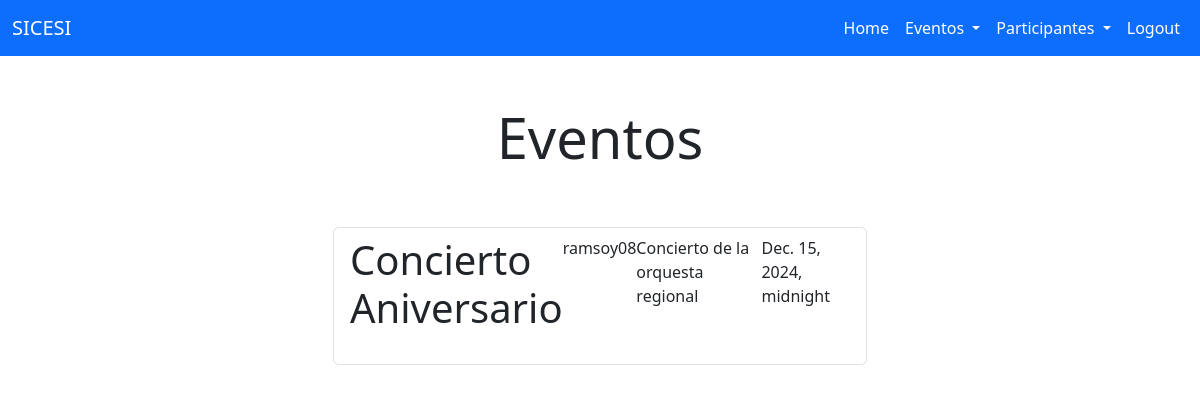
/eventos/ (signed in), run on the app's committed database.
### eventos/models.py (models this page shows, shortened)
class T_Eventos(models.Model):
    titulo = models.CharField (max_length=100)
    contenido = models.TextField(blank=True)
    fecha_evento = models.DateTimeField(default=None, blank=True)
    fecha_creacion = models.DateTimeField(auto_now_add=True)
    fecha_culminado = models.DateTimeField(null=True)
    user = models.ForeignKey(User, on_delete=models.CASCADE)

### eventos/views.py (the view)
# urls.py: path('', include('eventos.urls')),
@login_required
def eventos(request):
    eventos = T_Eventos.objects.filter(user=request.user, fecha_culminado__isnull=True)
    if request.method == 'GET':
        return render(request, 'main/eventos.html', {'eventos': eventos})

### eventos/templates/main/eventos.html (shortened to what this page needs)
{% extends 'main/base.html' %}
{% block content %}
<main class="container">
    <div class="row">
        <div class="col-md-6 offset-md-3">
            <h1 class="text-center display-4 py-5">Eventos</h1>
            <ul class="list-group">
                {% for evento in eventos %}
                <a class="list-group-item" href="{% url 'evento_detail' evento.id %}">
                    <header class="d-flex justify-content-between">
                        <h1 >{{evento.titulo}}</h1>
                        <p>{{evento.user}}</p>
                        <p>{{evento.contenido}}</p>
                        <p>{{evento.fecha_evento}}</p>
                    </header>
                </a>
                {% endfor %}
            </ul>
        </div>
    </div>
</main>
{% endblock %}

### data on the page
T_Eventos: titulo "Concierto Aniversario", user "ramsoy08", contenido "Concierto de la orquesta regional", fecha_evento "Dec. 15, 2024, midnight"
